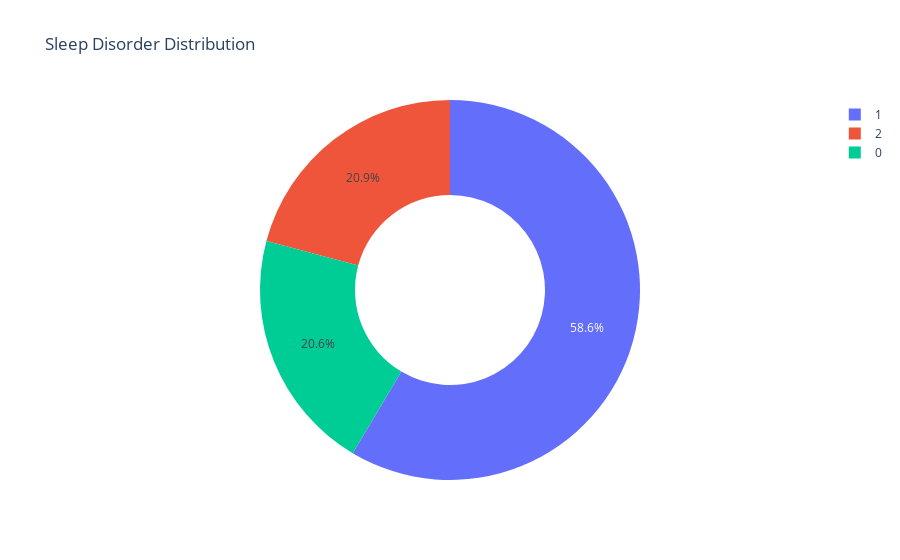

The cell this chart's notebook holds for it:
### Code cell
px.pie(df, names='Sleep Disorder', title='Sleep Disorder Distribution', hole=0.5, labels=['None', 'Sleep Apnea', 'Insomnia'])

### Figure 1 — Plotly figure (JSON) as saved in the notebook; plotly's stock layout.template omitted (floating-point values rounded to 4 significant figures; data arrays with more than 128 entries replaced by an {"elided": "..."} marker saying what was removed)
{"data": [{"domain": {"x": [0, 1], "y": [0, 1]}, "hole": 0.5, "hovertemplate": "Sleep Disorder=%{label}<extra></extra>", "labels": {"elided": "374 int values"}, "legendgroup": "", "name": "", "showlegend": true, "type": "pie"}], "layout": {"legend": {"tracegroupgap": 0}, "title": {"text": "Sleep Disorder Distribution"}}}
